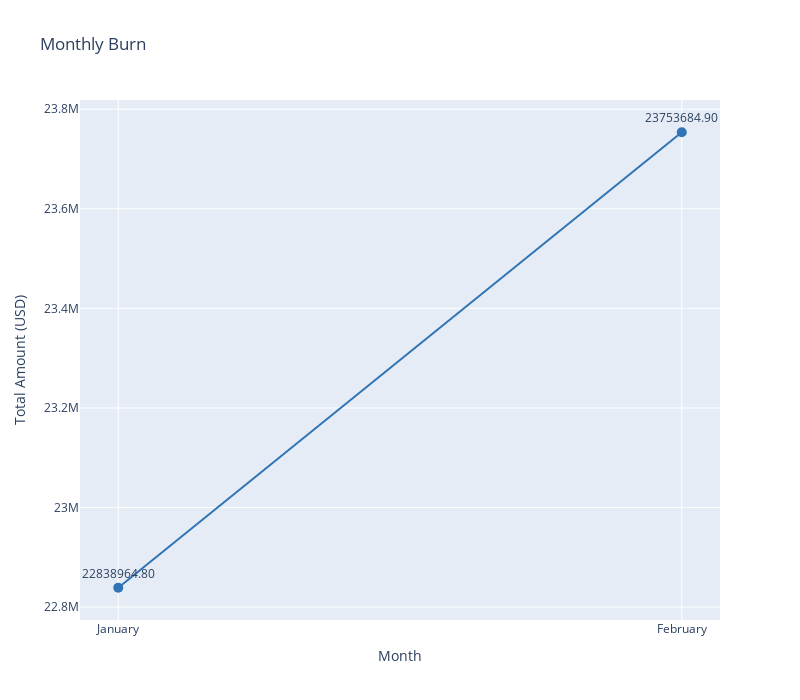

Notebook source saved alongside this figure:
### Markdown cell above
## Monthly Burn

### Code cell
import plotly.graph_objects as go

# Data
months = ['January', 'February']
discounts_wallet_credit = [22838964.80, 23753684.90]

# Create line chart
fig = go.Figure(data=go.Scatter(
    x=months,
    y=discounts_wallet_credit,
    mode='lines+markers+text',  # Include text labels
    marker_color='#3074b5',  # Blue color for the line and markers
    marker_size=10,
    line=dict(width=2),
    text=[f'{amount:.2f}' for amount in discounts_wallet_credit],
    textposition='top center'
))

# Update layout
fig.update_layout(
    title='Monthly Burn',
    xaxis_title='Month',
    yaxis_title='Total Amount (USD)',
    width=800,
    height=700
)

# Show the plot
fig.show()

### Figure 1 — Plotly figure (JSON) as saved in the notebook; plotly's stock layout.template omitted (floating-point values rounded to 4 significant figures)
{"data": [{"line": {"width": 2}, "marker": {"color": "#3074b5", "size": 10}, "mode": "lines+markers+text", "text": ["22838964.80", "23753684.90"], "textposition": "top center", "type": "scatter", "x": ["January", "February"], "y": [22840000.0, 23750000.0]}], "layout": {"height": 700, "title": {"text": "Monthly Burn"}, "width": 800, "xaxis": {"title": {"text": "Month"}}, "yaxis": {"title": {"text": "Total Amount (USD)"}}}}
